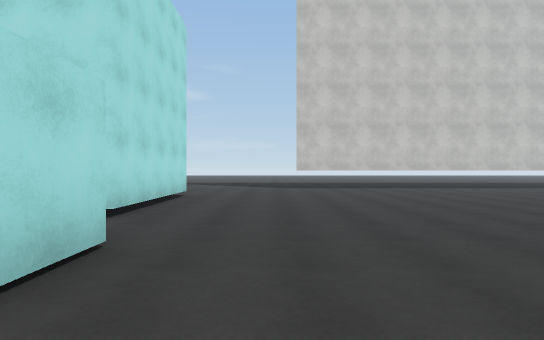
view 1 (above)

24 first-person views from a walk through a Unity game level. The camera is 1.4 m above the floor, looks level and sees 75° across. The floor is counted in squares, 2 m on a side. Each view is taken from the middle of a square. On the plan, view 1 faces up. The plan holds only what a view shows up to about 11 squares ahead; the rest is blank. The place goes on beyond the plan. Surface patterns are stand-ins for the level's own textures.

view 2
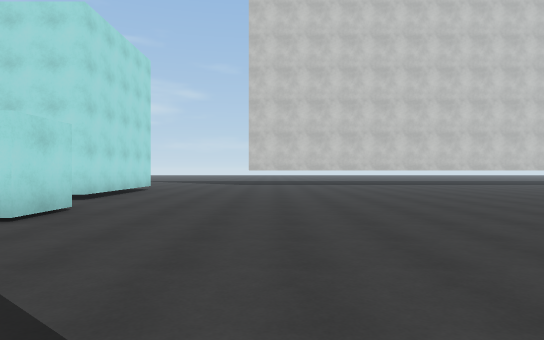

view 3
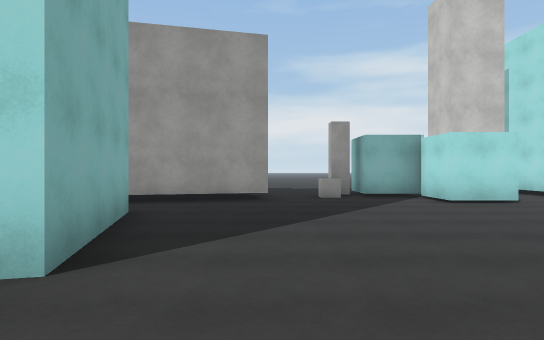

view 4
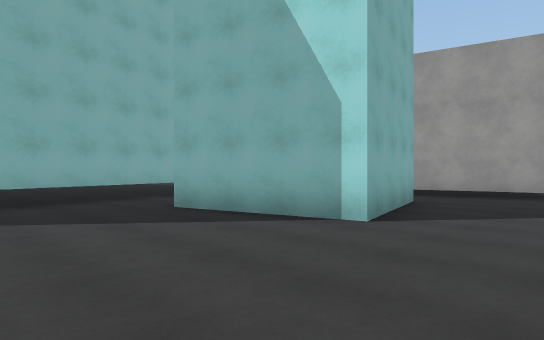

view 5
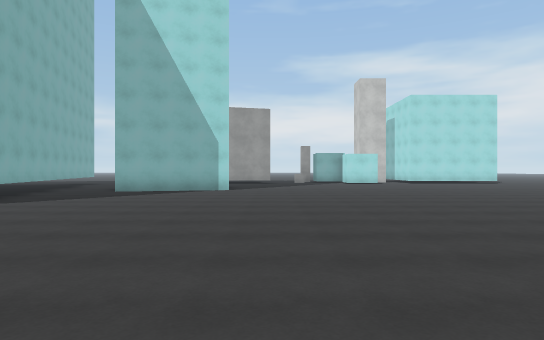

view 6
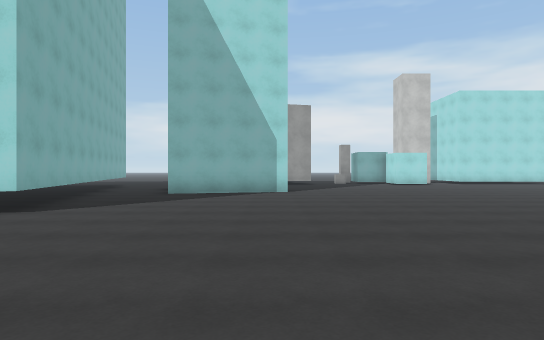

view 7
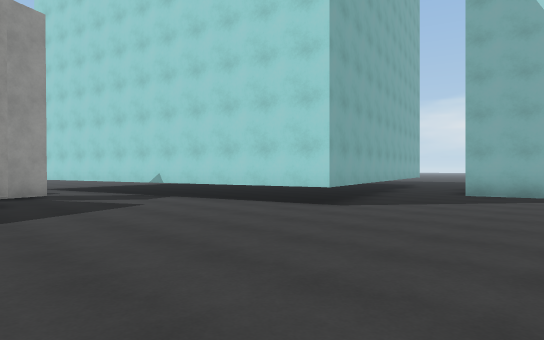

view 8
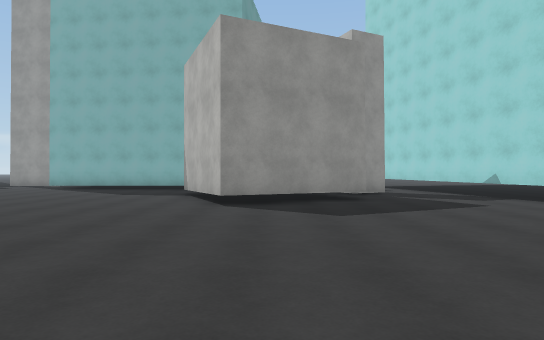

view 9
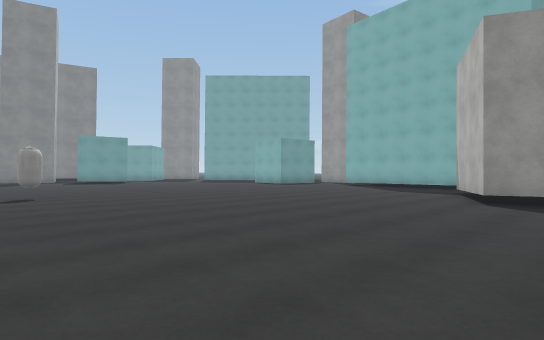

view 10
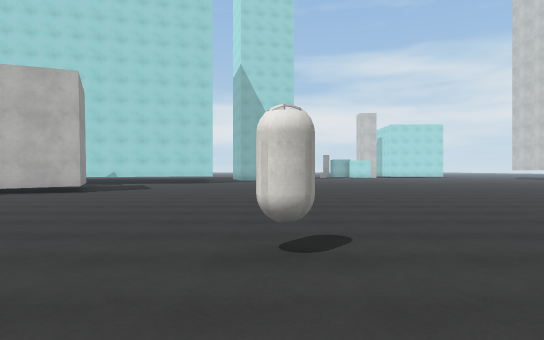

view 11
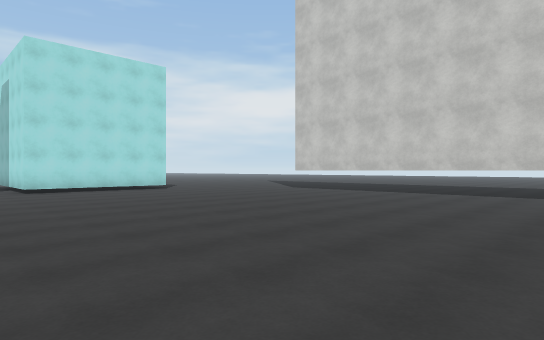

view 12
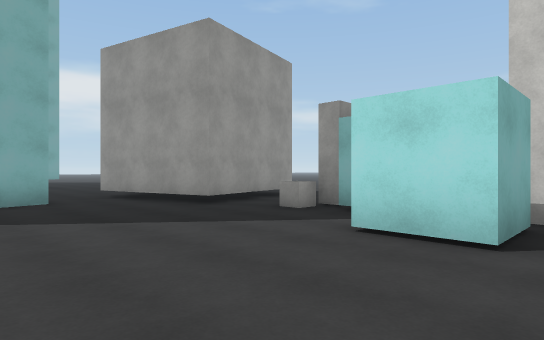

view 13
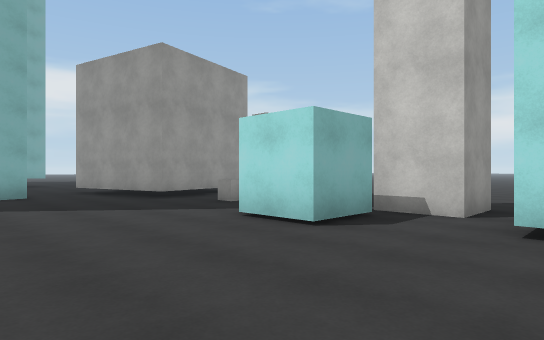

view 14
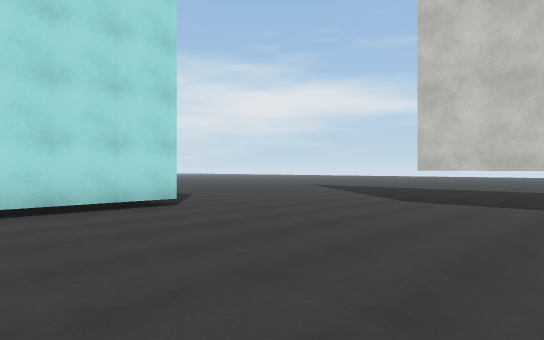

view 15
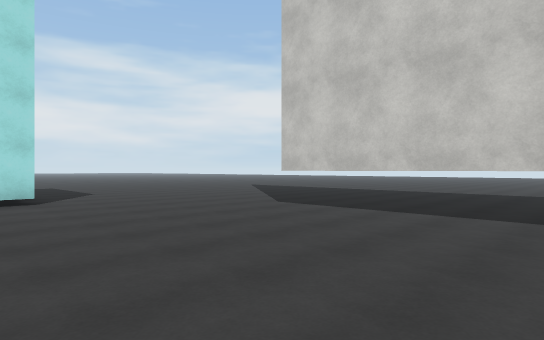

view 16
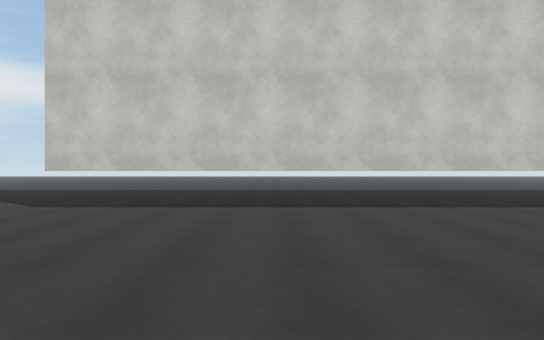

view 17
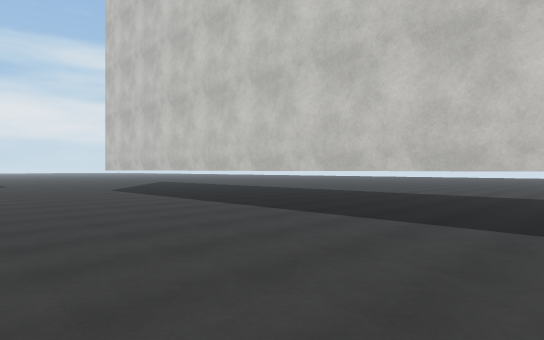

view 18
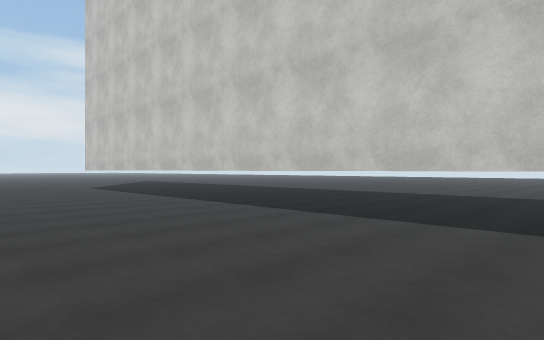

view 19
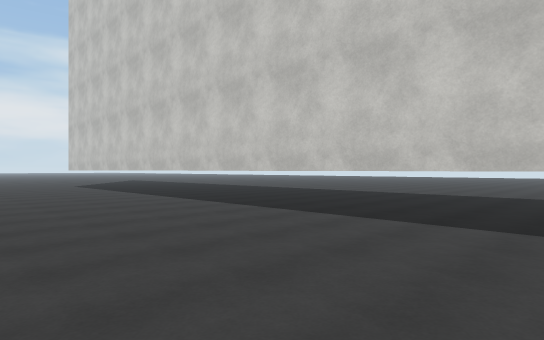

view 20
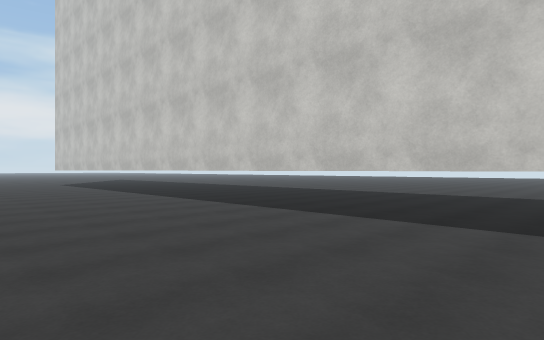

view 21
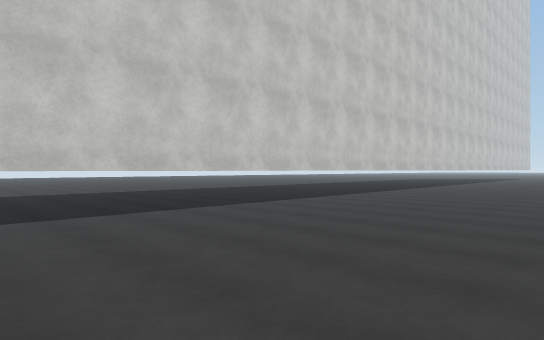

view 22
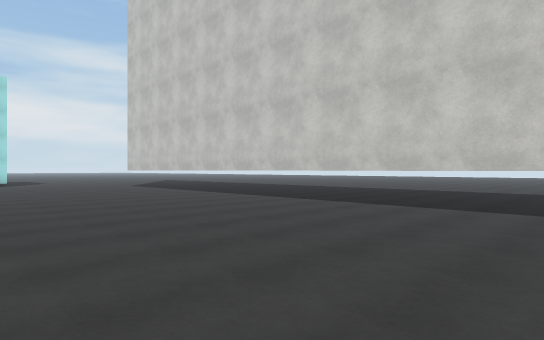

view 23
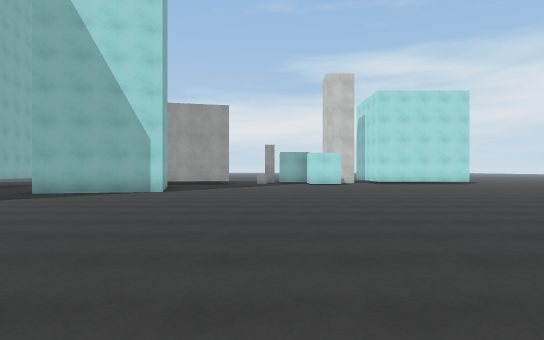

view 24
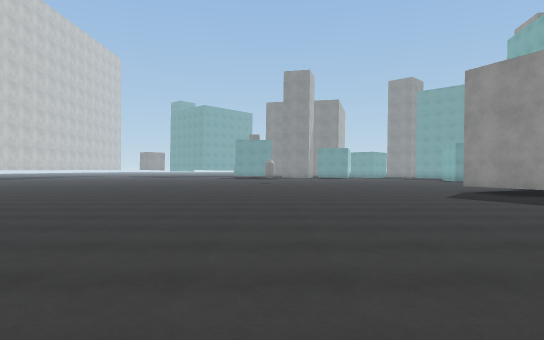

### Floor plan
Key: @ floor where view 1 was taken; # wall or solid block; x gap in a wall; . floor; T thing the floor can be seen under or through; O other object.
Columns run from 8 left of view 1 to 28 right of it. Each row starts with its distance up from view 1.
 15       ..........................
 14      ............................
 13     .....TTTTTTTTTTTTTTTTTTTTTTTT#
 12    ................................
 11    .................................
 10    .................................
  9      #............................
  8      #.................. ...
  7      #............. ... .
  6      #.............
  5     ##.............
  4 ...##..............
  3     ###..............
  2      ##............... .....
  1    ###.......................
  0     #O..@......................
 -1    ..O..........................
 -2    ..x............................
 -3    ####............................
 -4       #..####.......................
 -5       #..#  #....................O...
 -6       #..   #.......................
 -7       ..    #......................
 -8             ......................
 -9             .#####...............
-10            ###   ##.............
-11                   #......#.....
-12                   #....###.....
-13                   #...## ##.....
-14                   ##..#   #.....
-15                    #.##   ......
-16                    #.

Positions as (right, up) in squares from view 1, and headings:
1: (0, 0), facing up
2: (2, -3), facing up
3: (6, -2), facing left
4: (8, -1), facing down-left
5: (16, -2), facing left
6: (15, -4), facing left
7: (15, -4), facing down-left
8: (16, -4), facing down
9: (15, -3), facing down-right
10: (28, -5), facing left
11: (10, 3), facing up-left
12: (2, 4), facing down-left
13: (2, 6), facing down-left
14: (4, 6), facing up-left
15: (6, 8), facing up-left
16: (5, 7), facing up
17: (13, 9), facing up-left
18: (15, 9), facing up-left
19: (17, 9), facing up-left
20: (19, 9), facing up-left
21: (15, 8), facing up-right
22: (16, 7), facing up-left
23: (15, 0), facing left
24: (6, -5), facing right
